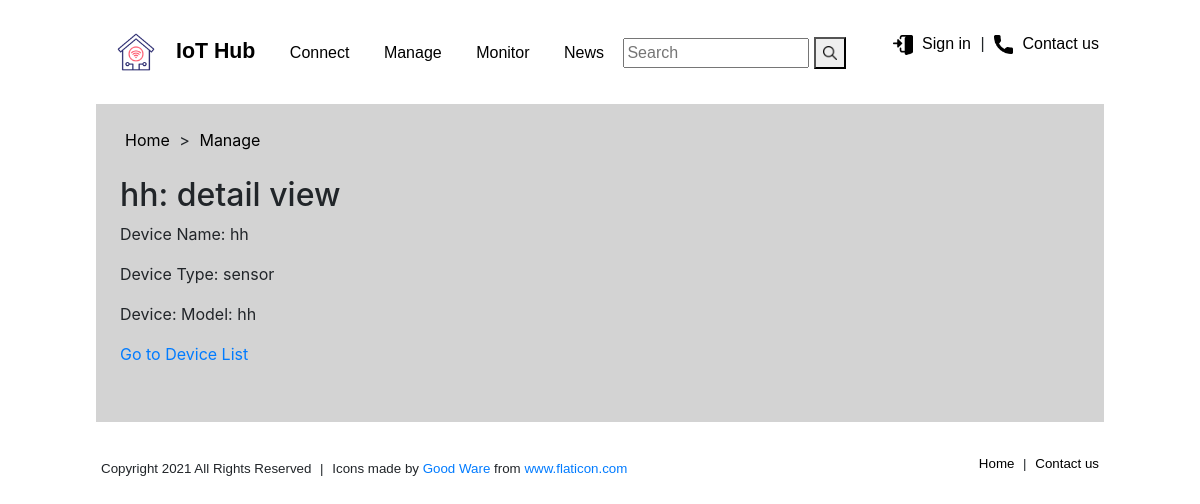
Page /CNIT581-048-project3/detail/17/ on the committed database.
### hubapp/models.py (models this page shows, shortened)
class Devices(models.Model):
    device_name = models.CharField(max_length=20, default="")
    type_choices = (
        ('sensor', 'sensor'),
        ('actuator', 'actuator'),
    )
    device_type = models.CharField(max_length=10, choices=type_choices)
    device_model = models.CharField(max_length=30, default="")
    last_updated = models.DateTimeField(auto_now=True)
    registered = models.DateTimeField(auto_now_add=True)
    user = models.ForeignKey(settings.AUTH_USER_MODEL, related_name='devices',  on_delete=models.CASCADE, default="")

### hubapp/views.py (the view)
# urls.py: path('detail/<int:id>/', views.detail, name='detail'),
def detail(request, id):
    device = Devices.objects.get(pk=id)
    return render(request, 'hubapp/detail.html', {'device': device})

### hubapp/templates/hubapp/detail.html
{% extends "hubapp/base.html" %}
{% block header %}
    <a href="{% url 'index' %}">Home</a> >
    <a href="{% url 'list' %}">Manage</a>
{% endblock header %}
{% block title %}
    <h2>
        {{device.device_name}}: detail view
    </h2>
{% endblock title %}
{% block content %}
    <div>
      <p>Device Name: {{device.device_name}}</p>
    </div>
     <div>
      <p>Device Type: {{device.device_type}}</p>
    </div>
    <div>
      <p>Device: Model: {{device.device_model}}</p>
    </div>
  <div><a href="{% url 'list' %}">Go to Device List</a></div>
{% endblock content %}

### hubapp/static/hubapp/style.css (style rules this page uses)
* { box-sizing: border-box; }
body { padding: 2vh 4vw 2vh 4vw; }
#title-container > a { margin: 5px; color: black; }

### rows in the picture
Devices: device_name "hh", device_type "sensor", device_model "hh"
